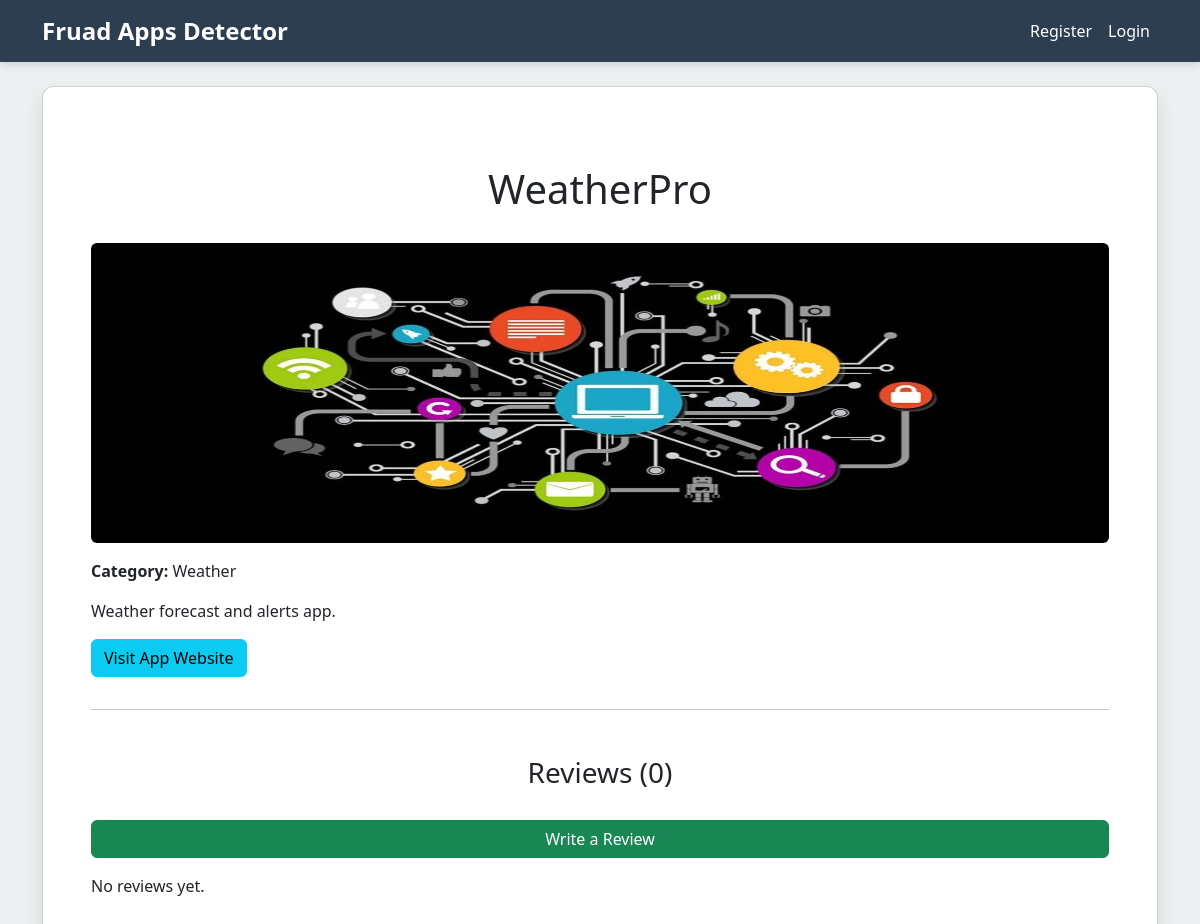
Page /app/2/ on the committed database.
### reviews/models.py (models this page shows, shortened)
class Application(models.Model):
    name = models.CharField(max_length=150)
    link = models.URLField(max_length=255)
    description = models.TextField()
    category =  models.TextField()
    image = models.ImageField(upload_to="app_images/", blank=True, null=True)
    is_fraud = models.BooleanField(default=False)
    created_at = models.DateTimeField(auto_now_add=True)

### reviews/views.py (the view)
# urls.py: path('app/<int:app_id>/', views.app_detail, name='app_detail'),
def app_detail(request, app_id):
    app = get_object_or_404(Application, id=app_id)
    reviews = app.reviews.all().order_by('-created_at')
    avg_score = app.reviews.aggregate(Avg('sentiment_score'))['sentiment_score__avg']
    context = {
        'app': app,
        'reviews': reviews,
        'avg_score': round(avg_score, 3) if avg_score else 0.0,
        'total_reviews': reviews.count(),
    }
    return render(request, 'app_detail.html', context)

### templates/app_detail.html (shortened to what this page needs)
{% extends 'base.html' %}
{% block content %}
<h1>{{ app.name }}</h1>
{% if app.image %}<img src="{{ app.image.url }}" class="img-fluid rounded mb-3" style="max-height:300px;">{% endif %}
<p><strong>Category:</strong> {{ app.category }}</p>
<p>{{ app.description }}</p>
<p><a href="{{ app.link }}" target="_blank" class="btn btn-info">Visit App Website</a></p>
<hr>
<h3>Reviews ({{ total_reviews }})
</h3>
<a href="{% url 'add_review' app.id %}" class="btn btn-success mb-3">Write a Review</a>
{% for review in reviews %}
<div class="border p-3 rounded mb-3">
    <strong>{{ review.user.username }}</strong>
    <span class="badge {% if review.sentiment == 'positive' %}bg-success{% elif review.sentiment == 'negative' %}bg-danger{% else %}bg-secondary{% endif %}">
        {{ review.sentiment|capfirst }} ({{ review.sentiment_score|floatformat:3 }})
    </span>
    <small class="text-muted">{{ review.created_at|date:"M d, Y H:i" }}</small>
    <p class="mt-2">{{ review.comment }}</p>
</div>
{% empty %}
<p>No reviews yet.</p>
{% endfor %}
{% endblock %}

### templates/base.html (style rules this page uses)
:root { --bs-custom-primary: #2c3e50; --bs-custom-accent: #2ecc71; }
body { background-color: #ecf0f1; }
h1,h2,h3,h4 { margin: 30px; text-align: center; }

### rows in the picture
Application: name "WeatherPro", image (picture), category "Weather", description "Weather forecast and alerts app."

### other values in the picture
{{ total_reviews }} "0"
